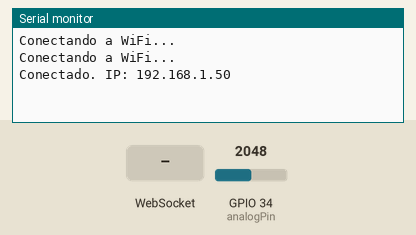
This sketch was run on a simulated ESP32. Parts: the last lines printed to the serial monitor. Inputs (shaded band) come from the test bench; at power-on: GPIO 34 (analogPin) = 2048. WiFi joins after 1.5 s; servers stay silent unless stated.

Above: at 3.2 s.
3.3 s: WebSocket text "1" received
At 4.6 s:
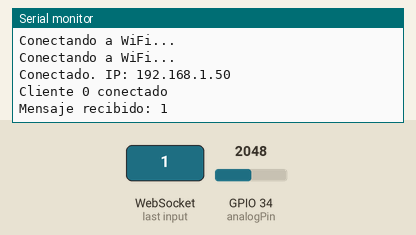
5.0 s: WebSocket text "0" received
At 5.9 s:
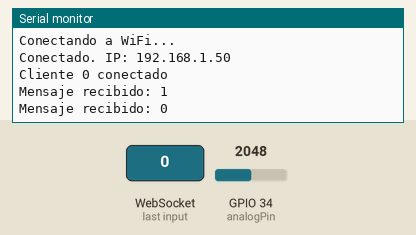

Measured:
- after the input at 3.3 s, the serial monitor: prints a new line after 0.20 s (image 1)
- after the input at 5.0 s, the serial monitor: prints a new line at once (image 2)

The sketch:

Ejemplo_web_socket.ino
```cpp
#include <WiFi.h>
#include <WebSocketsServer.h>

const char* ssid = "";  // Cambia por tu SSID
const char* password = "";      // Cambia por tu contraseña

WebSocketsServer webSocket = WebSocketsServer(81);
const int analogPin = 34;  // Pin A0 conectado al KY-038

void setup() {
  Serial.begin(115200);

  WiFi.begin(ssid, password);
  while (WiFi.status() != WL_CONNECTED) {
    delay(1000);
    Serial.println("Conectando a WiFi...");
  }
  Serial.println("Conectado. IP: " + WiFi.localIP().toString());

  webSocket.begin();
  webSocket.onEvent(webSocketEvent);
}

void loop() {
  webSocket.loop();

  int nivelRuido = analogRead(analogPin);  // Leer nivel de sonido
  String mensaje = String(nivelRuido);

  webSocket.broadcastTXT(mensaje);  // Enviar valor a los clientes
  delay(500);                       // Ajusta según sea necesario
}

void webSocketEvent(uint8_t num, WStype_t type, uint8_t* payload, size_t length) {
  if (type == WStype_CONNECTED) {
    Serial.printf("Cliente %u conectado\n", num);
  } else if (type == WStype_TEXT) {
    Serial.printf("Mensaje recibido: %s\n", payload);
  }
}
```
